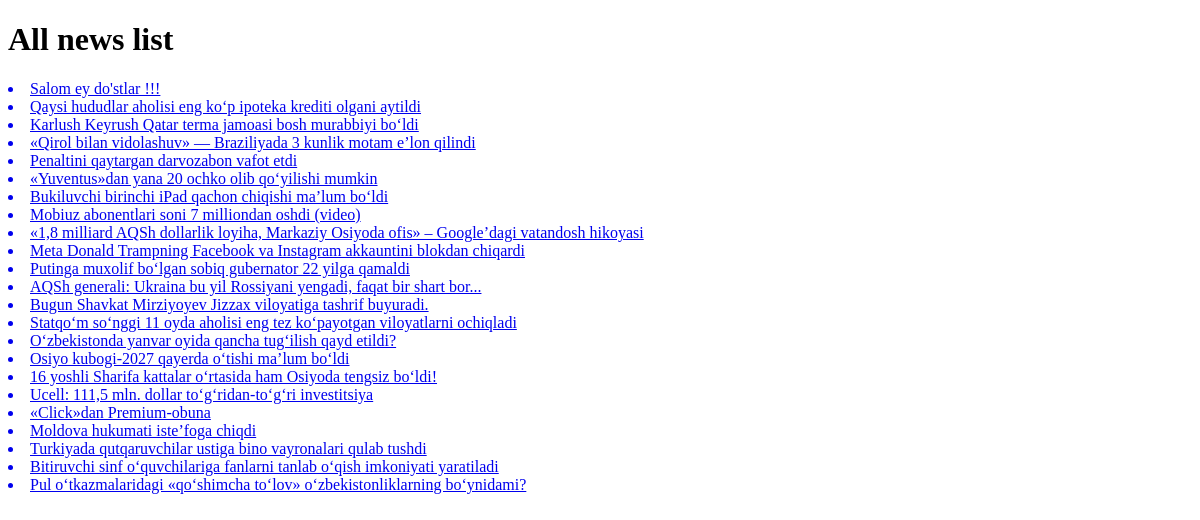
Before: /news/all/ with the older database file.
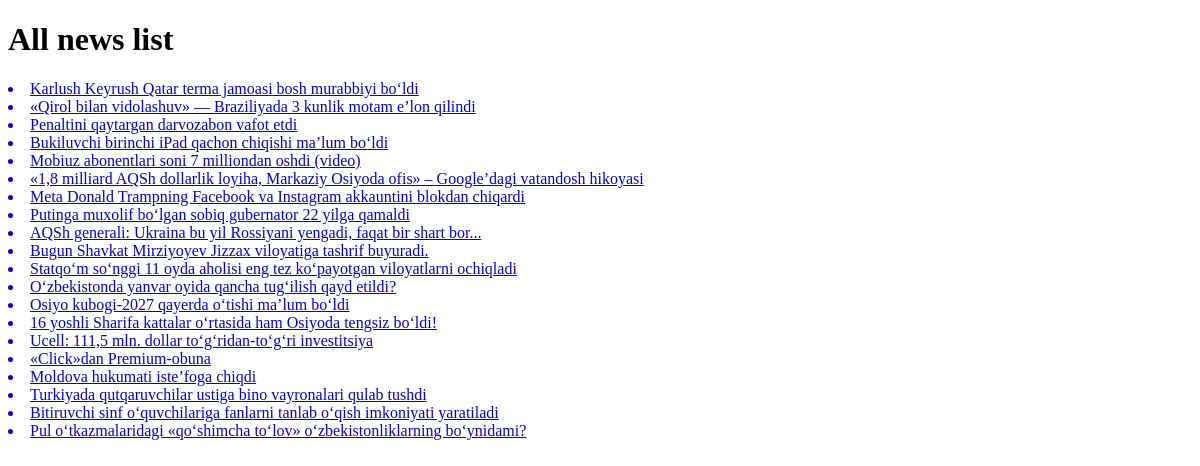
After: the same page with the newer database file.
### news_app/models.py (models this page shows, shortened)
class News(models.Model):
    class Status(models.TextChoices):
        Draft = 'DF', 'Draft'
        Published = 'PB', 'Published'
    title = models.CharField(max_length=200)
    slug = models.SlugField(max_length=200)
    body = models.TextField()
    image = models.ImageField(upload_to='news/images')
    category = models.ForeignKey(Category, on_delete=models.CASCADE)
    publish_time = models.DateTimeField(default=timezone.now)
    created_time = models.DateTimeField(auto_now_add=True)
    updated_time = models.DateTimeField(auto_now=True)
    status = models.CharField(max_length=2, choices=Status.choices, default=Status.Draft)
    objects = models.Manager()  # default manager
    published = PublishedManager()
    class Meta:
        ordering = ['-publish_time']

### news_app/views.py (the view)
# urls.py: path('news/all/', news_list, name='news_list'),
def news_list(request):
    news_list = News.published.all()
    context = {
        'news_list': news_list
    }
    return render(request, 'news/news_list.html', context)

### news_app/context_processor.py (called while the page is built)
def latest_news(request):
    latest_news = News.published.all().order_by('-publish_time')[:10]
    context = {
        'latest_news': latest_news
    }
    return context

### news_app/models.py (called while the page is built)
    def get_queryset(self):
        return super().get_queryset().filter(status=News.Status.Published)

### templates/news/news_list.html (shortened to what this page needs)
<!DOCTYPE html>
<html lang="en">
<head>
</head>
<body>
    <h1>All news list</h1>
    {% for news in news_list %}
        <a href="{% url 'news_detail_page' news.pk %}">
            <li>{{ news.title }}</li>
        </a>
    {% endfor %}
</body>
</html>

Changed rows visible on the page:
removed News: title "Salom ey do'stlar !!!"
removed News: title "Qaysi hududlar aholisi eng ko‘p ipoteka krediti olgani aytildi"
removed News: title "«Yuventus»dan yana 20 ochko olib qo‘yilishi mumkin"
